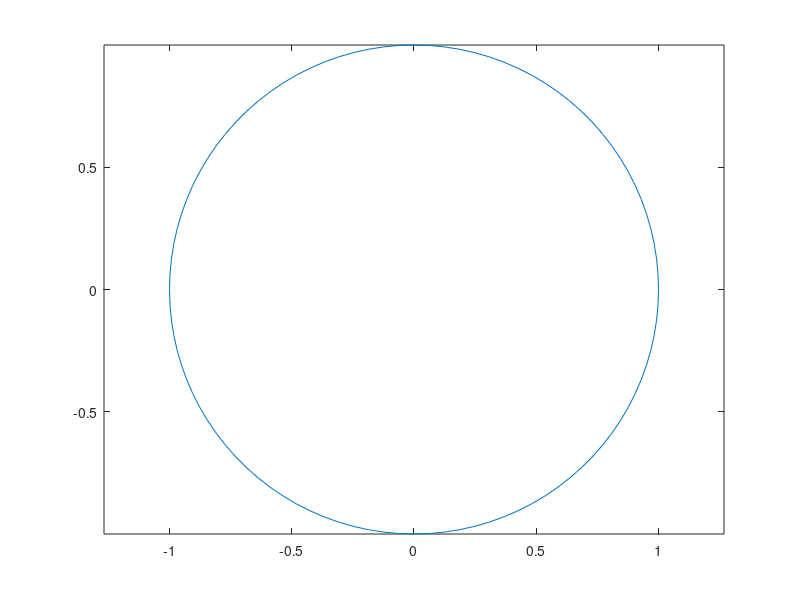
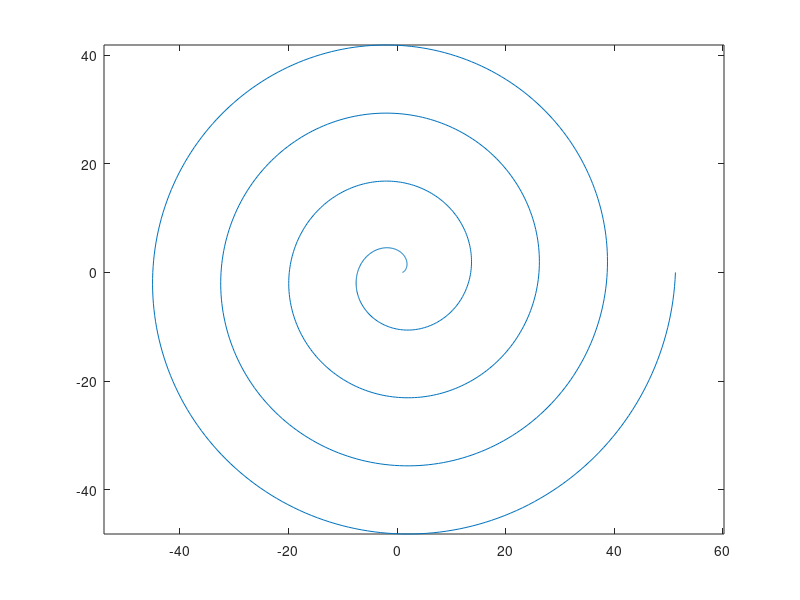
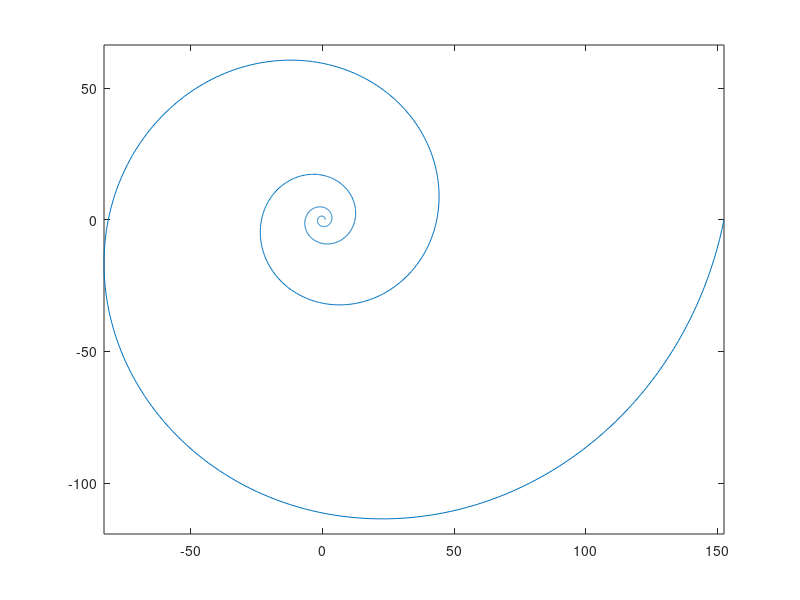
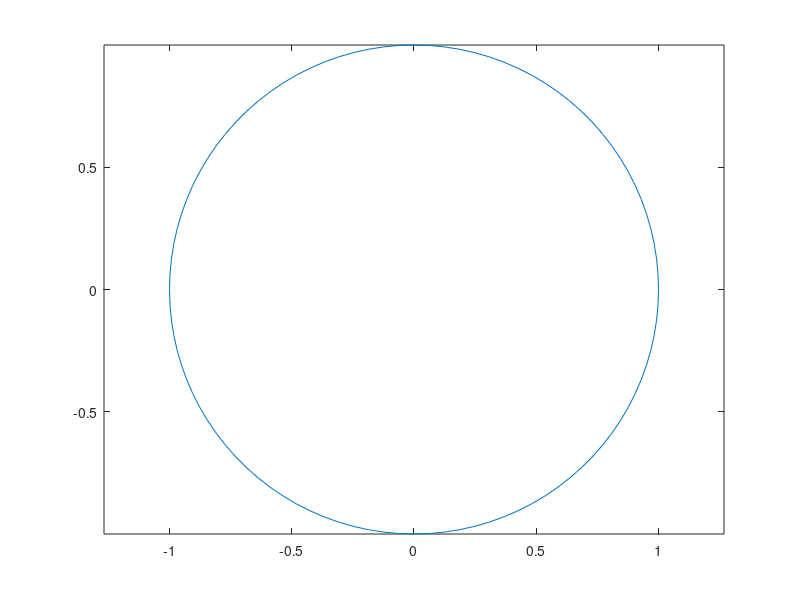

The MATLAB source for these figures, in order:

%Here we are going to plot the graph of the parametric curves: cirle,
%spirals, helix



%Unit circle, using the parametric form x = cos(t), y = sin(t) (t is
%element os [0, 2*pi])
t = linspace(0, 2*pi, 101);
figure
plot(cos(t), sin(t))
axis equal
disp(cos(0))
disp(sin(0))



%Archimedean sprilar, using the parametric form: x = (a+ b*t)*cos(t), y =
%(a+b*t)*sin(t)
t = linspace(0, 8*pi, 1001);
figure
%We specify the parameters
a = 1;
b = 2;
plot((a+b*t).*cos(t), (a+b*t).*sin(t))
axis equal

%Logarithmic spiral, using the parametric form x = a*e^(b-t)*cos(t), y =
%a*e^(b-t)*sin(t) (t elemen of R)

t = linspace(0, 8*pi, 1001);
figure
%We specify the parameters
a = 1;
b = 0.2;
plot(a*exp(b*t).*cos(t), a*exp(b*t).*sin(t))
axis equal

%Helix, using, the parametrix for as a*cos(t), y = a*sin(t), z = bt (t>=0)
t = linspace(0, 2*pi, 101);
figure
plot(cos(t), sin(t))
axis equal